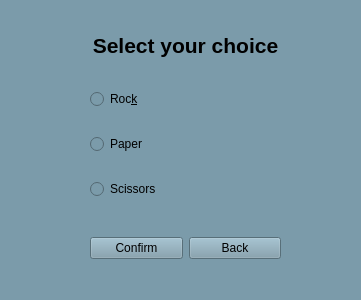
<?xml version="1.0" encoding="UTF-8"?>
<ui version="4.0">
 <class>Form</class>
 <widget class="QWidget" name="Form">
  <property name="geometry">
   <rect>
    <x>0</x>
    <y>0</y>
    <width>361</width>
    <height>300</height>
   </rect>
  </property>
  <property name="windowTitle">
   <string>Form</string>
  </property>
  <property name="styleSheet">
   <string notr="true">background-color: rgb(123, 155, 170);</string>
  </property>
  <widget class="QWidget" name="layoutWidget">
   <property name="geometry">
    <rect>
     <x>90</x>
     <y>70</y>
     <width>191</width>
     <height>151</height>
    </rect>
   </property>
   <layout class="QVBoxLayout" name="verticalLayout">
    <item>
     <widget class="QRadioButton" name="rockButton">
      <property name="text">
       <string>Roc&amp;k</string>
      </property>
     </widget>
    </item>
    <item>
     <widget class="QRadioButton" name="paperButton">
      <property name="text">
       <string>Paper</string>
      </property>
     </widget>
    </item>
    <item>
     <widget class="QRadioButton" name="scissorButton">
      <property name="text">
       <string>Scissors</string>
      </property>
     </widget>
    </item>
   </layout>
  </widget>
  <widget class="QLabel" name="gamePlayHeader">
   <property name="geometry">
    <rect>
     <x>90</x>
     <y>30</y>
     <width>191</width>
     <height>31</height>
    </rect>
   </property>
   <property name="text">
    <string>&lt;html&gt;&lt;head/&gt;&lt;body&gt;&lt;p align=&quot;center&quot;&gt;&lt;span style=&quot; font-size:16pt; font-weight:600;&quot;&gt;Select your choice&lt;/span&gt;&lt;/p&gt;&lt;/body&gt;&lt;/html&gt;</string>
   </property>
  </widget>
  <widget class="QWidget" name="layoutWidget_2">
   <property name="geometry">
    <rect>
     <x>90</x>
     <y>230</y>
     <width>191</width>
     <height>36</height>
    </rect>
   </property>
   <layout class="QHBoxLayout" name="horizontalLayout">
    <item>
     <widget class="QPushButton" name="confirmButton">
      <property name="text">
       <string>Confirm</string>
      </property>
     </widget>
    </item>
    <item>
     <widget class="QPushButton" name="backButton">
      <property name="text">
       <string>Back</string>
      </property>
     </widget>
    </item>
   </layout>
  </widget>
 </widget>
 <resources/>
 <connections/>
</ui>
